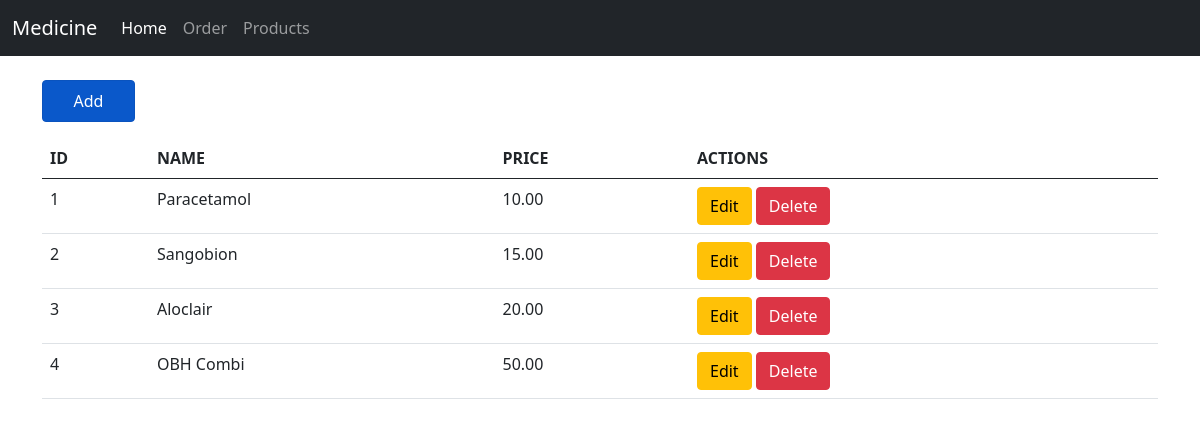
The page /product.php on the database its author committed.
### tables this page shows
CREATE TABLE `products` (
  `product_id` int(11) NOT NULL,
  `name` varchar(255) NOT NULL,
  `price` decimal(10,2) NOT NULL
);

### controllers/Product.controller.php (called while the page is built, shortened)
<?php
include_once("views/Product.php");
include_once("models/DB.class.php");
class ProductController {
  private $product;
  public function __construct() {
      $this->product = new Product(Conf::$db_host, Conf::$db_user, Conf::$db_pass, Conf::$db_name);
  }
  public function index() {
    $this->product->open();
    $this->product->getAllProducts();
    $data = array();
    while($row = $this->product->getResult()){
      array_push($data, $row);
    }
    $view = new ProductView();
    $view->render($data);
  }
}
?>

### models/DB.class.php (called while the page is built, shortened)
<?php
class DB
{
    var $db_host = "";
    var $db_user = "";
    var $db_pass = "";
    var $db_name = "";
    var $db_link = "";
    function __construct($db_host, $db_user, $db_pass, $db_name)
    {
        $this->db_host = $db_host;
        $this->db_user = $db_user;
        $this->db_pass = $db_pass;
        $this->db_name = $db_name;
    }
    function open()
    {
        $this->db_link = mysqli_connect($this->db_host, $this->db_user, $this->db_pass, $this->db_name);
    }
    function execute($query)
    {
        $this->result = mysqli_query($this->db_link, $query);
        return $this->result;
    }
}
?>

### models/Product.class.php (called while the page is built, shortened)
<?php
class Product extends DB
{
    public function getAllProducts()
    {
        $query = "SELECT * FROM products";
        return $this->execute($query);
    }
}
?>

### views/Product.php (the view, shortened to what this page needs)
<?php
class ProductView
{
    public function render($data)
    {
        $no = 1;
        $dataProducts = null;
        $header = '<tr>
        <th>ID</th>
        <th>NAME</th>
        <th>PRICE</th>
        <th>ACTIONS</th>
      </tr>';
        foreach ($data as $product) {
            $dataProducts .= "<tr>
                        <td>" . $no++ . "</td>
                        <td>" . $product['name'] . "</td>
                        <td>" . number_format($product['price'], 2) . "</td>
                        <td>
                            <a href='product.php?edit=" . $product['product_id'] . "' class='btn btn-warning'>Edit</a>
                            <a href='product.php?delete=" . $product['product_id'] . "' class='btn btn-danger'>Delete</a>
                        </td>
                    </tr>";
        }
    }
}
?>

### rows shown on the page
products: name "Paracetamol", price "10.00"
products: name "Sangobion", price "15.00"
products: name "Aloclair", price "20.00"
products: name "OBH Combi", price "50.00"

### other values the page prints
$this->content "Medicine Home Order Products Add"
